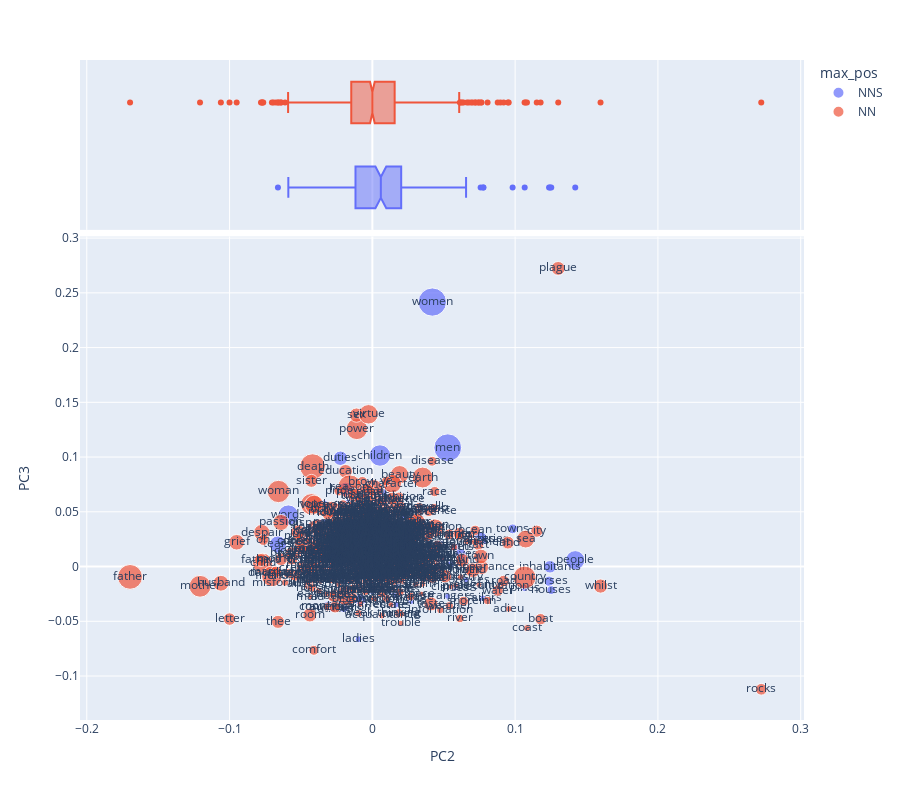

Notebook code cell kept with this figure:
### Code cell
vis_loadings(PCA_LOADINGS, 2, 3)

### Figure 1 — Plotly figure (JSON) as saved in the notebook; plotly's stock layout.template omitted (floating-point values rounded to 4 significant figures; data arrays with more than 128 entries replaced by an {"elided": "..."} marker saying what was removed)
{"data": [{"hovertemplate": "max_pos=NNS<br>PC2=%{x}<br>PC3=%{y}<br>n=%{marker.size}<br>term_str=%{text}<extra></extra>", "legendgroup": "NNS", "marker": {"color": "#636efa", "size": {"elided": "174 int values"}, "sizemode": "area", "sizeref": 1.33, "symbol": "circle"}, "mode": "markers+text", "name": "NNS", "orientation": "v", "showlegend": true, "text": {"elided": "174 str values"}, "type": "scatter", "x": {"elided": "174 float values"}, "xaxis": "x", "y": {"elided": "174 float values"}, "yaxis": "y"}, {"alignmentgroup": "True", "hovertemplate": "max_pos=NNS<br>PC2=%{x}<extra></extra>", "legendgroup": "NNS", "marker": {"color": "#636efa", "symbol": "circle"}, "name": "NNS", "notched": true, "offsetgroup": "NNS", "showlegend": false, "type": "box", "x": {"elided": "174 float values"}, "xaxis": "x2", "yaxis": "y2"}, {"hovertemplate": "max_pos=NN<br>PC2=%{x}<br>PC3=%{y}<br>n=%{marker.size}<br>term_str=%{text}<extra></extra>", "legendgroup": "NN", "marker": {"color": "#EF553B", "size": {"elided": "826 int values"}, "sizemode": "area", "sizeref": 1.33, "symbol": "circle"}, "mode": "markers+text", "name": "NN", "orientation": "v", "showlegend": true, "text": {"elided": "826 str values"}, "type": "scatter", "x": {"elided": "826 float values"}, "xaxis": "x", "y": {"elided": "826 float values"}, "yaxis": "y"}, {"alignmentgroup": "True", "hovertemplate": "max_pos=NN<br>PC2=%{x}<extra></extra>", "legendgroup": "NN", "marker": {"color": "#EF553B", "symbol": "circle"}, "name": "NN", "notched": true, "offsetgroup": "NN", "showlegend": false, "type": "box", "x": {"elided": "826 float values"}, "xaxis": "x2", "yaxis": "y2"}], "layout": {"height": 800, "legend": {"itemsizing": "constant", "title": {"text": "max_pos"}, "tracegroupgap": 0}, "margin": {"t": 60}, "xaxis": {"anchor": "y", "domain": [0, 1], "title": {"text": "PC2"}}, "xaxis2": {"anchor": "y2", "domain": [0, 1], "matches": "x", "showgrid": true, "showticklabels": false}, "yaxis": {"anchor": "x", "domain": [0, 0.7326], "title": {"text": "PC3"}}, "yaxis2": {"anchor": "x2", "domain": [0.7426, 1], "matches": "y2", "showgrid": false, "showline": false, "showticklabels": false, "ticks": ""}}}
